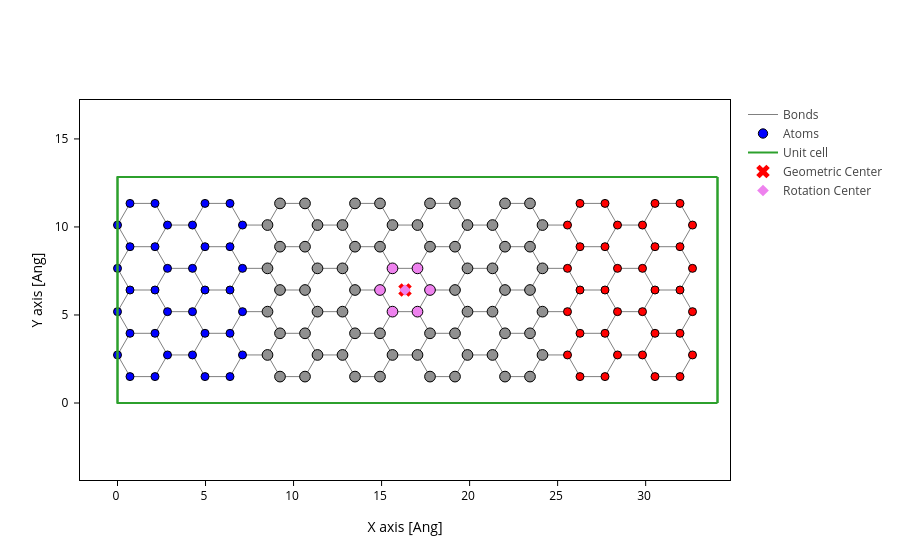

Notebook source saved alongside this figure:
### Markdown cell above
# Benchmark Electrode: self-energy method against built-in

### Code cell
i = 1
length = 2
width = 5 + 4*i
center_size = 2
__params__ribbon = f"{width}W_{length}L_{center_size}C"
print(f"{__params__ribbon = }")
electrode = build_electrode(width=width, length=length)
ribbon = build_nanoribbon(electrode=electrode, center_size=center_size)
device_ribbon, lr_idx_ribbon = build_reduced_device(ribbon, electrode, repeat=1)
# device_ribbon.write(f"structures/ribbon_{__params__ribbon}.xyz")
atoms_style = mark_electrode(lr_idx_ribbon)
device_ribbon.plot(axes="xy", atoms_style=atoms_style)

plot_with_center(device_ribbon, atoms_style=atoms_style)

### Figure 1 — Plotly figure (JSON) as saved in the notebook; plotly's stock layout.template omitted (floating-point values rounded to 4 significant figures; data arrays with more than 128 entries replaced by an {"elided": "..."} marker saying what was removed)
{"data": [{"line": {"color": "gray", "width": 1}, "meta": {}, "mode": "lines", "name": "Bonds", "opacity": 1, "type": "scatter", "x": {"elided": "4116 float values"}, "y": {"elided": "4116 float values"}}, {"marker": {"color": {"elided": "144 str values"}, "line": {"color": "black", "width": 1}, "opacity": 1, "size": {"elided": "144 float values"}}, "meta": {}, "mode": "markers", "name": "Atoms", "opacity": 1, "type": "scatter", "x": {"elided": "144 float values"}, "y": {"elided": "144 float values"}}, {"meta": {}, "mode": "lines", "name": "Unit cell", "type": "scatter", "x": [0.0, 0.0, 34.08, 34.08, 0.0, 0.0, NaN, 0.0, 0.0, 0.0, 34.08, 34.08, 0.0, NaN, 34.08, 34.08, NaN, 34.08, 34.08], "y": [0.0, 12.84, 12.84, 12.84, 12.84, 12.84, NaN, 12.84, 0.0, 0.0, 0.0, 0.0, 0.0, NaN, 12.84, 0.0, NaN, 12.84, 0.0]}, {"marker": {"color": "red", "size": 12, "symbol": "x"}, "mode": "markers", "name": "Geometric Center", "type": "scatter", "x": [16.33], "y": [6.419]}, {"marker": {"color": "violet", "size": 9, "symbol": "diamond"}, "mode": "markers", "name": "Rotation Center", "type": "scatter", "x": [16.33], "y": [6.419]}], "layout": {"scene": {"aspectmode": "data", "xaxis": {"title": {"text": "X axis [Ang]"}}, "yaxis": {"title": {"text": "Y axis [Ang]"}}}, "xaxis": {"scaleanchor": "y", "scaleratio": 1, "title": {"text": "X axis [Ang]"}}, "yaxis": {"title": {"text": "Y axis [Ang]"}}}}
